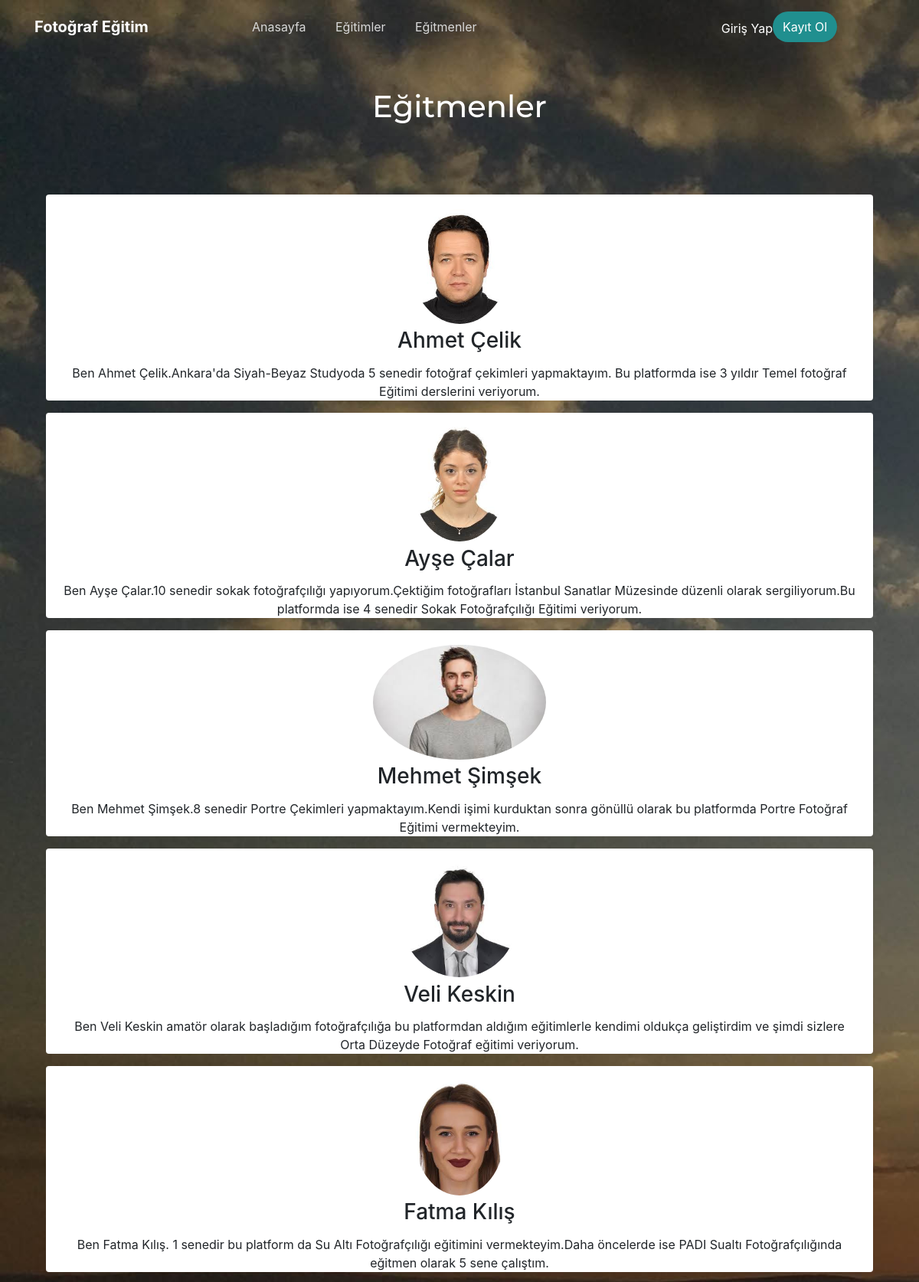
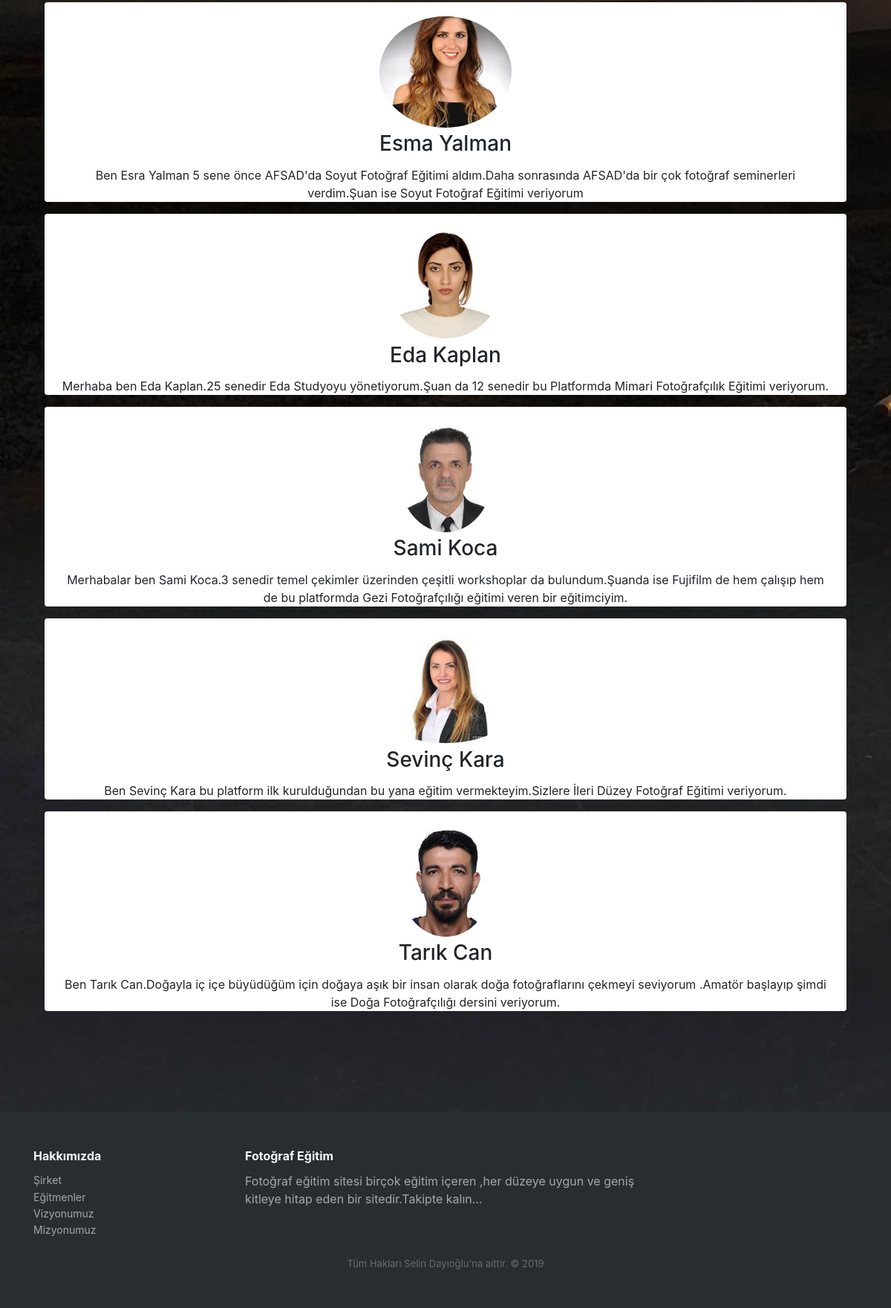
Page /egitmen.php on the committed database (2 pictures, top to bottom).
### tables this page shows
CREATE TABLE `egitmenler` (
  `id` int(11) NOT NULL,
  `ad` varchar(50) NOT NULL,
  `soyad` varchar(50) NOT NULL,
  `e_kulad` varchar(50) NOT NULL,
  `sifre` varchar(50) NOT NULL,
  `email` varchar(50) NOT NULL,
  `telefon` varchar(11) NOT NULL,
  `egitmen_bilgi` varchar(10000) NOT NULL,
  `resim` varchar(100) NOT NULL
);

### egitmen.php (the view, shortened to what this page needs)
<!DOCTYPE html>
<html>
<head>
	 <link rel="stylesheet" href="assets/bootstrap/css/bootstrap.min.css">
    <link rel="stylesheet" href="assets/fonts/font-awesome.min.css">
    <link rel="stylesheet" href="assets/css/styles.css">
    <link rel="stylesheet" href="assets/css/-Team-Rotating-Cards-BS4-.css">
    <link rel="stylesheet" href="assets/css/Article-Cards.css">
    <link rel="stylesheet" href="assets/css/Footer-Dark.css">
    <link rel="stylesheet" href="assets/css/Header-Dark.css">
    <link rel="stylesheet" href="assets/css/Login-Form-Dark.css">
    <link rel="stylesheet" href="assets/css/Profile-Card.css">
    <link rel="stylesheet" href="assets/css/Team-1.css">
    <link rel="stylesheet" href="assets/css/Team-Boxed.css">
    <link rel="stylesheet" href="assets/css/Team-Clean.css">
    <link rel="stylesheet" href="assets/css/Team-with-rotating-cards.css">
    <link rel="stylesheet" href="assets/css/Button-Change-Text-on-Hover.css">
    <link rel="stylesheet" href="assets/css/Team.css">
    <link rel="stylesheet" href="assets/css/Google-Style-Login.css">
    <link rel="stylesheet" href="assets/css/Pretty-Registration-Form.css">
	<?php
	include_once( "fonksiyonlar.php" );
	?>
</head>
<body>
	<div>
		<div class="header-dark">
			<?php
			include_once( "header.php" );
			?>
			<div class="container hero">
				<div class="row">
					<div class="col-md-8 offset-md-2">
						<h1 class="text-center" style="font-family: Montserrat, sans-serif;">Eğitmenler</h1>
					</div>
				</div>
			</div>
			<div class="container hero">
				<div class="row">
					<div class="col">
						<?php
						$sorgu = mysqli_query( baglanti(), "select * from egitmenler " );
						while ( $egitmen = mysqli_fetch_array( $sorgu, MYSQLI_BOTH ) ) {
							?>
						<div class="text-center profile-card" style="margin:15px;background-color:#ffffff;">
							<div>
							<img class="rounded-circle" src="assets/img/
							<?php echo $egitmen['resim'];
								?>
							" height="150px" style="margin-top: -140px;">
								<h3>
									<?php echo $egitmen["ad"]." ".$egitmen["soyad"]; ?>
								</h3>
								<p style="padding:20px;padding-bottom:0;padding-top:5px;">
  <?php echo $egitmen["egitmen_bilgi"]; ?>
								</p>
							</div>
						</div>
						<?php }?>
					</div>
				</div>
			</div>
		</div>
	</div>
	<?php
	include_once( "footer.php" );
	?>
</body>
</html>

### fonksiyonlar.php (shortened to what this page needs)
<!doctype html>
<html>
<head>
</head>
<body>
    <?php
    function baglanti(){
        $baglanti=mysqli_connect("localhost","root","");
        $b=mysqli_select_db($baglanti,"fotografegitim");
        $d=$baglanti and $b;
        return $d;
    }
    ?>
</body>
</html>

### header.php (shortened to what this page needs)
            <nav class="navbar navbar-dark navbar-expand-md navigation-clean-search">
                <div class="container"><a class="navbar-brand" href="index.php">Fotoğraf Eğitim</a>
                    <div class="collapse navbar-collapse"
                        id="navcol-1" style="margin-left: 100px; ">
                        <ul class="nav navbar-nav">
                            <li class="nav-item" role="presentation"><a class="nav-link" href="index.php">Anasayfa</a></li>
                            <li class="nav-item" role="presentation"><a class="nav-link" href="egitim.php">Eğitimler</a></li>
                            <li class="nav-item" role="presentation"><a class="nav-link" href="egitmen.php">Eğitmenler</a></li>
                        </ul><span class="navbar-text" style="margin-left: 300px;"><a href="kullanici-giris.php" class="kullanici">Giriş Yap</a></span><a class="btn btn-light action-button" role="button" href="kullanici-kayit.php">Kayıt Ol</a></div>
                </div>
</nav>

### footer.php (shortened to what this page needs)
    <div class="footer-dark">
        <footer>
            <div class="container">
                <div class="row">
                    <div class="col-sm-6 col-md-3 item">
                        <h3>Hakkımızda</h3>
                        <ul>
                            <li><a href="#">Şirket</a></li>
                            <li><a href="#">Eğitmenler</a></li>
                            <li><a href="#">Vizyonumuz</a></li>
                            <li><a href="#">Mizyonumuz</a></li>
                        </ul>
                    </div>
                    <div class="col-md-6 item text">
                        <h3>Fotoğraf Eğitim</h3>
                        <p>Fotoğraf eğitim sitesi birçok eğitim içeren ,her düzeye uygun ve geniş kitleye hitap eden bir sitedir.Takipte kalın...</p>
                    </div>
                </div>
                <p class="copyright">Tüm Hakları Selin Dayıoğlu'na aittir. © 2019</p>
            </div>
        </footer>
    </div>
</body>
</html>

### assets/css/-Team-Rotating-Cards-BS4-.css (style rules this page uses)
.btn:not(:disabled):not(.disabled) { background-color: #ffffff; border-color: #d58836; }

### assets/css/Article-Cards.css (style rules this page uses)
img { border-radius: 5px; }

### assets/css/Footer-Dark.css (style rules this page uses)
.footer-dark { padding: 50px 0; color: #f0f9ff; background-color: #282d32; }
.footer-dark h3 { margin-top: 0; margin-bottom: 12px; font-weight: bold; font-size: 16px; }
.footer-dark ul { padding: 0; list-style: none; line-height: 1.6; font-size: 14px; margin-bottom: 0; }
.footer-dark ul a { color: inherit; text-decoration: none; opacity: 0.6; }
.footer-dark .item.text { margin-bottom: 36px; }
.footer-dark .item.text p { opacity: 0.6; margin-bottom: 0; }
.footer-dark .copyright { text-align: center; padding-top: 24px; opacity: 0.3; font-size: 13px; margin-bottom: 0; }

### assets/css/Header-Dark.css (style rules this page uses)
.header-dark { background: url(../../assets/img/arkaplan.jpg) #444; background-size: cover; padding-bottom: 80px; }
@media (min-width:768px) { .header-dark { padding-bottom: 120px; } }
.header-dark .navbar { background: transparent; padding-top: 0; padding-bottom: 0; color: #fff; border-radius: 0; box-shadow: none; border: none; }
@media (min-width:768px) { .header-dark .navbar { padding-top: .75rem; padding-bottom: .75rem; } }
.header-dark .navbar .navbar-brand { font-weight: bold; color: inherit; }
.header-dark .navbar .navbar-collapse span { margin-top: 5px; }
.header-dark .navbar .navbar-collapse, .header-dark .navbar .form-inline { border-color: #636363; }
@media (min-width: 992px) { .header-dark .navbar.navbar .navbar-nav .nav-link { padding-left: 1.2rem; padding-right: 1.2rem; } }
.header-dark .navbar.navbar-dark .navbar-nav .nav-link { color: #d9d9d9; }
.header-dark .navbar .action-button, .header-dark .navbar .action-button:active { background: #208f8f; border-radius: 20px; font-size: inherit; color: #fff; box-shadow: none; border: none; text-shadow: none; padding: .5rem .8rem; transition: background-color 0.25s; }
.header-dark .hero { margin-top: 60px; }
@media (min-width:768px) { .header-dark .hero { margin-top: 20px; } }
.header-dark .hero h1 { color: #fff; font-family: 'Bitter', serif; font-size: 40px; margin-top: 20px; margin-bottom: 80px; }
@media (min-width:768px) { .header-dark .hero h1 { margin-bottom: 50px; line-height: 1.5; } }

### assets/css/Profile-Card.css (style rules this page uses)
.profile-card { border-radius: 4px; }

### rows in the picture
egitmenler: resim (picture), ad "Ahmet", soyad "Çelik", egitmen_bilgi "Ben Ahmet Çelik.Ankara'da Siyah-Beyaz Studyoda 5 senedir fotoğraf çekimleri yapmaktayım. Bu platformda ise 3 yıldır Temel fotoğraf Eğitimi derslerini veriyorum."
egitmenler: resim (picture), ad "Ayşe", soyad "Çalar", egitmen_bilgi "Ben Ayşe Çalar.10 senedir sokak fotoğrafçılığı yapıyorum.Çektiğim fotoğrafları İstanbul Sanatlar Müzesinde düzenli olarak sergiliyorum.Bu platformda ise 4 senedir Sokak Fotoğrafçılığı Eğitimi veriyorum."
egitmenler: resim (picture), ad "Mehmet", soyad "Şimşek", egitmen_bilgi "Ben Mehmet Şimşek.8 senedir Portre Çekimleri yapmaktayım.Kendi işimi kurduktan sonra gönüllü olarak bu platformda Portre Fotoğraf Eğitimi vermekteyim."
egitmenler: resim (picture), ad "Veli", soyad "Keskin", egitmen_bilgi "Ben Veli Keskin amatör olarak başladığım fotoğrafçılığa bu platformdan aldığım eğitimlerle kendimi oldukça geliştirdim ve şimdi sizlere Orta Düzeyde Fotoğraf eğitimi veriyorum."
egitmenler: resim (picture), ad "Fatma", soyad "Kılış", egitmen_bilgi "Ben Fatma Kılış. 1 senedir bu platform da Su Altı Fotoğrafçılığı eğitimini vermekteyim.Daha öncelerde ise PADI Sualtı Fotoğrafçılığında eğitmen olarak 5 sene çalıştım."
egitmenler: resim (picture), ad "Esma", soyad "Yalman", egitmen_bilgi "Ben Esra Yalman 5 sene önce AFSAD'da Soyut Fotoğraf Eğitimi aldım.Daha sonrasında AFSAD'da bir çok fotoğraf seminerleri verdim.Şuan ise Soyut Fotoğraf Eğitimi veriyorum"
egitmenler: resim (picture), ad "Eda", soyad "Kaplan", egitmen_bilgi "Merhaba ben Eda Kaplan.25 senedir Eda Studyoyu yönetiyorum.Şuan da 12 senedir bu Platformda Mimari Fotoğrafçılık Eğitimi veriyorum."
egitmenler: resim (picture), ad "Sami", soyad "Koca", egitmen_bilgi "Merhabalar ben Sami Koca.3 senedir temel çekimler üzerinden çeşitli workshoplar da bulundum.Şuanda ise Fujifilm de hem çalışıp hem de bu platformda Gezi Fotoğrafçılığı eğitimi veren bir eğitimciyim."
egitmenler: resim (picture), ad "Sevinç", soyad "Kara", egitmen_bilgi "Ben Sevinç Kara bu platform ilk kurulduğundan bu yana eğitim vermekteyim.Sizlere İleri Düzey Fotoğraf Eğitimi veriyorum."
egitmenler: resim (picture), ad "Tarık", soyad "Can", egitmen_bilgi "Ben Tarık Can.Doğayla iç içe büyüdüğüm için doğaya aşık bir insan olarak doğa fotoğraflarını çekmeyi seviyorum .Amatör başlayıp şimdi ise Doğa Fotoğrafçılığı dersini veriyorum."
